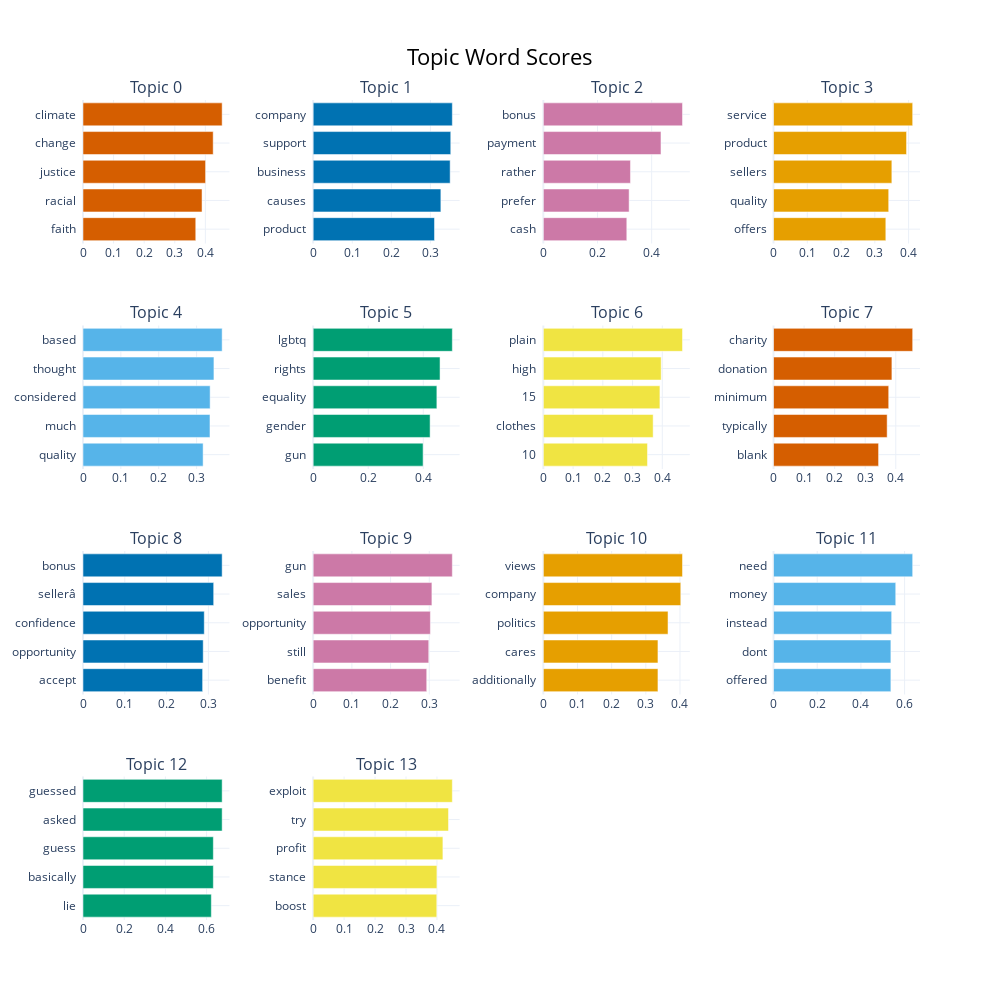

This figure's notebook cell:
### Code cell
number_of_topics = len(BERT_model.get_topic_info())
fig = BERT_model.visualize_barchart(top_n_topics=number_of_topics)
fig

### Figure 1 — Plotly figure (JSON) as saved in the notebook; plotly's stock layout.template omitted (floating-point values rounded to 4 significant figures)
{"data": [{"marker": {"color": "#D55E00"}, "orientation": "h", "type": "bar", "x": [0.3686, 0.3892, 0.4007, 0.4256, 0.4549], "xaxis": "x", "y": ["faith  ", "racial  ", "justice  ", "change  ", "climate  "], "yaxis": "y"}, {"marker": {"color": "#0072B2"}, "orientation": "h", "type": "bar", "x": [0.3104, 0.3267, 0.3505, 0.352, 0.356], "xaxis": "x2", "y": ["product  ", "causes  ", "business  ", "support  ", "company  "], "yaxis": "y2"}, {"marker": {"color": "#CC79A7"}, "orientation": "h", "type": "bar", "x": [0.3082, 0.3167, 0.3217, 0.4344, 0.5139], "xaxis": "x3", "y": ["cash  ", "prefer  ", "rather  ", "payment  ", "bonus  "], "yaxis": "y3"}, {"marker": {"color": "#E69F00"}, "orientation": "h", "type": "bar", "x": [0.3326, 0.3411, 0.3504, 0.3939, 0.4121], "xaxis": "x4", "y": ["offers  ", "quality  ", "sellers  ", "product  ", "service  "], "yaxis": "y4"}, {"marker": {"color": "#56B4E9"}, "orientation": "h", "type": "bar", "x": [0.3172, 0.3353, 0.3357, 0.3457, 0.3675], "xaxis": "x5", "y": ["quality  ", "much  ", "considered  ", "thought  ", "based  "], "yaxis": "y5"}, {"marker": {"color": "#009E73"}, "orientation": "h", "type": "bar", "x": [0.3992, 0.4247, 0.4492, 0.4608, 0.5054], "xaxis": "x6", "y": ["gun  ", "gender  ", "equality  ", "rights  ", "lgbtq  "], "yaxis": "y6"}, {"marker": {"color": "#F0E442"}, "orientation": "h", "type": "bar", "x": [0.3501, 0.3692, 0.3919, 0.3962, 0.4679], "xaxis": "x7", "y": ["10  ", "clothes  ", "15  ", "high  ", "plain  "], "yaxis": "y7"}, {"marker": {"color": "#D55E00"}, "orientation": "h", "type": "bar", "x": [0.3438, 0.3718, 0.3769, 0.3874, 0.4553], "xaxis": "x8", "y": ["blank  ", "typically  ", "minimum  ", "donation  ", "charity  "], "yaxis": "y8"}, {"marker": {"color": "#0072B2"}, "orientation": "h", "type": "bar", "x": [0.2862, 0.2876, 0.2901, 0.3127, 0.3329], "xaxis": "x9", "y": ["accept  ", "opportunity  ", "confidence  ", "sellerâ  ", "bonus  "], "yaxis": "y9"}, {"marker": {"color": "#CC79A7"}, "orientation": "h", "type": "bar", "x": [0.2934, 0.2987, 0.3029, 0.3068, 0.3596], "xaxis": "x10", "y": ["benefit  ", "still  ", "opportunity  ", "sales  ", "gun  "], "yaxis": "y10"}, {"marker": {"color": "#E69F00"}, "orientation": "h", "type": "bar", "x": [0.3355, 0.3355, 0.365, 0.4023, 0.4074], "xaxis": "x11", "y": ["additionally  ", "cares  ", "politics  ", "company  ", "views  "], "yaxis": "y11"}, {"marker": {"color": "#56B4E9"}, "orientation": "h", "type": "bar", "x": [0.5371, 0.5371, 0.5408, 0.5594, 0.6369], "xaxis": "x12", "y": ["offered  ", "dont  ", "instead  ", "money  ", "need  "], "yaxis": "y12"}, {"marker": {"color": "#009E73"}, "orientation": "h", "type": "bar", "x": [0.6231, 0.6328, 0.6328, 0.6757, 0.6757], "xaxis": "x13", "y": ["lie  ", "basically  ", "guess  ", "asked  ", "guessed  "], "yaxis": "y13"}, {"marker": {"color": "#F0E442"}, "orientation": "h", "type": "bar", "x": [0.3995, 0.3999, 0.4192, 0.4373, 0.4497], "xaxis": "x14", "y": ["boost  ", "stance  ", "profit  ", "try  ", "exploit  "], "yaxis": "y14"}], "layout": {"annotations": [{"font": {"size": 16}, "showarrow": false, "text": "Topic 0", "x": 0.0875, "xanchor": "center", "xref": "paper", "y": 1, "yanchor": "bottom", "yref": "paper"}, {"font": {"size": 16}, "showarrow": false, "text": "Topic 1", "x": 0.3625, "xanchor": "center", "xref": "paper", "y": 1, "yanchor": "bottom", "yref": "paper"}, {"font": {"size": 16}, "showarrow": false, "text": "Topic 2", "x": 0.6375, "xanchor": "center", "xref": "paper", "y": 1, "yanchor": "bottom", "yref": "paper"}, {"font": {"size": 16}, "showarrow": false, "text": "Topic 3", "x": 0.9125, "xanchor": "center", "xref": "paper", "y": 1, "yanchor": "bottom", "yref": "paper"}, {"font": {"size": 16}, "showarrow": false, "text": "Topic 4", "x": 0.0875, "xanchor": "center", "xref": "paper", "y": 0.725, "yanchor": "bottom", "yref": "paper"}, {"font": {"size": 16}, "showarrow": false, "text": "Topic 5", "x": 0.3625, "xanchor": "center", "xref": "paper", "y": 0.725, "yanchor": "bottom", "yref": "paper"}, {"font": {"size": 16}, "showarrow": false, "text": "Topic 6", "x": 0.6375, "xanchor": "center", "xref": "paper", "y": 0.725, "yanchor": "bottom", "yref": "paper"}, {"font": {"size": 16}, "showarrow": false, "text": "Topic 7", "x": 0.9125, "xanchor": "center", "xref": "paper", "y": 0.725, "yanchor": "bottom", "yref": "paper"}, {"font": {"size": 16}, "showarrow": false, "text": "Topic 8", "x": 0.0875, "xanchor": "center", "xref": "paper", "y": 0.45, "yanchor": "bottom", "yref": "paper"}, {"font": {"size": 16}, "showarrow": false, "text": "Topic 9", "x": 0.3625, "xanchor": "center", "xref": "paper", "y": 0.45, "yanchor": "bottom", "yref": "paper"}, {"font": {"size": 16}, "showarrow": false, "text": "Topic 10", "x": 0.6375, "xanchor": "center", "xref": "paper", "y": 0.45, "yanchor": "bottom", "yref": "paper"}, {"font": {"size": 16}, "showarrow": false, "text": "Topic 11", "x": 0.9125, "xanchor": "center", "xref": "paper", "y": 0.45, "yanchor": "bottom", "yref": "paper"}, {"font": {"size": 16}, "showarrow": false, "text": "Topic 12", "x": 0.0875, "xanchor": "center", "xref": "paper", "y": 0.175, "yanchor": "bottom", "yref": "paper"}, {"font": {"size": 16}, "showarrow": false, "text": "Topic 13", "x": 0.3625, "xanchor": "center", "xref": "paper", "y": 0.175, "yanchor": "bottom", "yref": "paper"}], "height": 1000, "hoverlabel": {"bgcolor": "white", "font": {"family": "Rockwell", "size": 16}}, "showlegend": false, "title": {"font": {"color": "Black", "size": 22}, "text": "Topic Word Scores", "x": 0.5, "xanchor": "center", "yanchor": "top"}, "width": 1000, "xaxis": {"anchor": "y", "domain": [0, 0.175], "showgrid": true}, "xaxis10": {"anchor": "y10", "domain": [0.275, 0.45], "showgrid": true}, "xaxis11": {"anchor": "y11", "domain": [0.55, 0.725], "showgrid": true}, "xaxis12": {"anchor": "y12", "domain": [0.825, 1], "showgrid": true}, "xaxis13": {"anchor": "y13", "domain": [0, 0.175], "showgrid": true}, "xaxis14": {"anchor": "y14", "domain": [0.275, 0.45], "showgrid": true}, "xaxis15": {"anchor": "y15", "domain": [0.55, 0.725], "showgrid": true}, "xaxis16": {"anchor": "y16", "domain": [0.825, 1], "showgrid": true}, "xaxis2": {"anchor": "y2", "domain": [0.275, 0.45], "showgrid": true}, "xaxis3": {"anchor": "y3", "domain": [0.55, 0.725], "showgrid": true}, "xaxis4": {"anchor": "y4", "domain": [0.825, 1], "showgrid": true}, "xaxis5": {"anchor": "y5", "domain": [0, 0.175], "showgrid": true}, "xaxis6": {"anchor": "y6", "domain": [0.275, 0.45], "showgrid": true}, "xaxis7": {"anchor": "y7", "domain": [0.55, 0.725], "showgrid": true}, "xaxis8": {"anchor": "y8", "domain": [0.825, 1], "showgrid": true}, "xaxis9": {"anchor": "y9", "domain": [0, 0.175], "showgrid": true}, "yaxis": {"anchor": "x", "domain": [0.825, 1], "showgrid": true}, "yaxis10": {"anchor": "x10", "domain": [0.275, 0.45], "showgrid": true}, "yaxis11": {"anchor": "x11", "domain": [0.275, 0.45], "showgrid": true}, "yaxis12": {"anchor": "x12", "domain": [0.275, 0.45], "showgrid": true}, "yaxis13": {"anchor": "x13", "domain": [0, 0.175], "showgrid": true}, "yaxis14": {"anchor": "x14", "domain": [0, 0.175], "showgrid": true}, "yaxis15": {"anchor": "x15", "domain": [0, 0.175], "showgrid": true}, "yaxis16": {"anchor": "x16", "domain": [0, 0.175], "showgrid": true}, "yaxis2": {"anchor": "x2", "domain": [0.825, 1], "showgrid": true}, "yaxis3": {"anchor": "x3", "domain": [0.825, 1], "showgrid": true}, "yaxis4": {"anchor": "x4", "domain": [0.825, 1], "showgrid": true}, "yaxis5": {"anchor": "x5", "domain": [0.55, 0.725], "showgrid": true}, "yaxis6": {"anchor": "x6", "domain": [0.55, 0.725], "showgrid": true}, "yaxis7": {"anchor": "x7", "domain": [0.55, 0.725], "showgrid": true}, "yaxis8": {"anchor": "x8", "domain": [0.55, 0.725], "showgrid": true}, "yaxis9": {"anchor": "x9", "domain": [0.275, 0.45], "showgrid": true}}}
